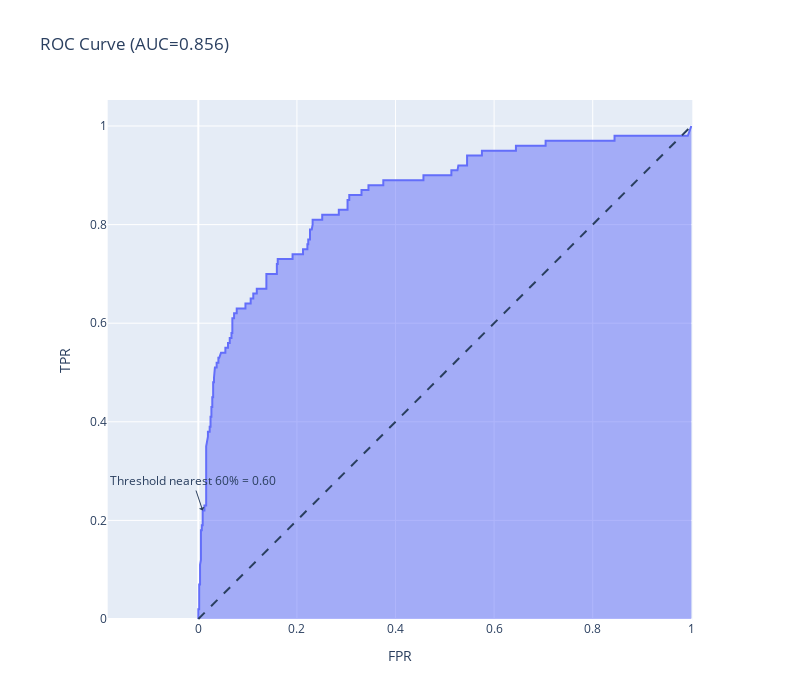

Write notebook code for a chart like this one.
### Code cell
# choose a threshold for prediction.
make_rocauc(.60)

### Figure 1 — Plotly figure (JSON) as saved in the notebook; plotly's stock layout.template omitted (floating-point values rounded to 4 significant figures; data arrays with more than 128 entries replaced by an {"elided": "..."} marker saying what was removed)
{"data": [{"customdata": {"elided": "165x1 float values"}, "fillpattern": {"shape": ""}, "hovertemplate": "FPR=%{x:.2f}<br>TPR=%{y:.2f}<br>Threshold=%{customdata[0]:.2f}<extra></extra>", "legendgroup": "", "line": {"color": "#636efa"}, "marker": {"symbol": "circle"}, "mode": "lines", "name": "", "orientation": "v", "showlegend": false, "stackgroup": "1", "type": "scatter", "x": {"elided": "165 float values"}, "xaxis": "x", "y": {"elided": "165 float values"}, "yaxis": "y"}], "layout": {"annotations": [{"arrowhead": 1, "showarrow": true, "text": "Threshold nearest 60% = 0.60", "x": 0.00885, "y": 0.22}], "height": 700, "legend": {"tracegroupgap": 0}, "shapes": [{"line": {"dash": "dash"}, "type": "line", "x0": 0, "x1": 1, "y0": 0, "y1": 1}], "title": {"text": "ROC Curve (AUC=0.856)"}, "width": 800, "xaxis": {"anchor": "y", "constrain": "domain", "domain": [0, 1], "title": {"text": "FPR"}}, "yaxis": {"anchor": "x", "domain": [0, 1], "scaleanchor": "x", "scaleratio": 1, "title": {"text": "TPR"}}}}
